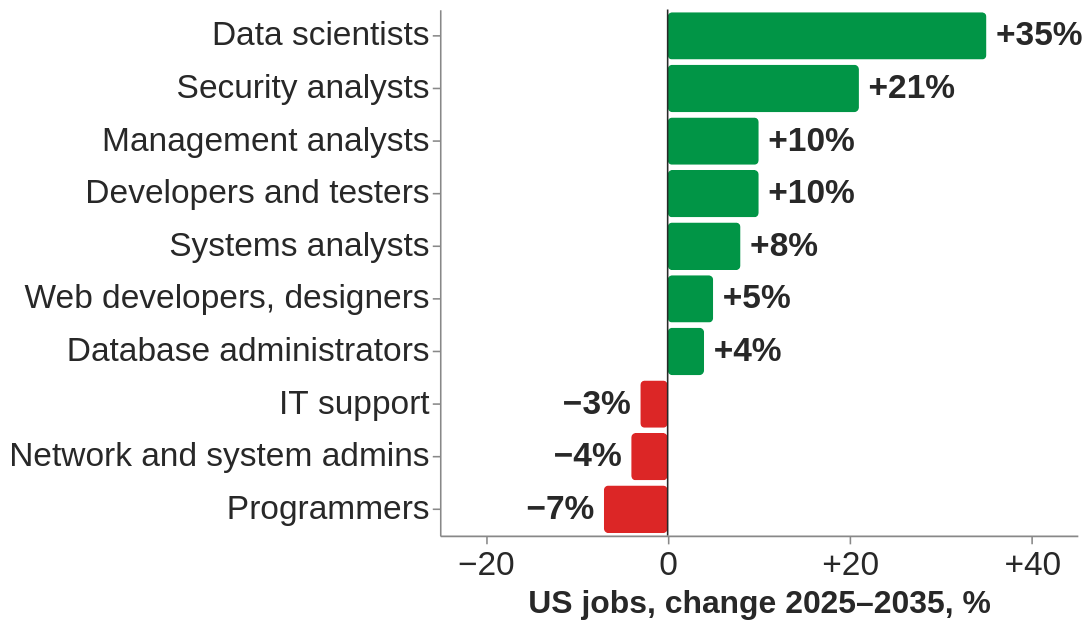

Describe this chart as a Vega-Lite specification.
### Vega-Lite specification from a JSON file in a GitHub repository (floating-point values rounded to 4 significant figures)
{"$schema": "https://vega.github.io/schema/vega-lite/v5.json", "width": 400, "height": 330, "data": {"values": [{"k": "Data scientists", "v": 35, "c": "#019546", "t": "+35%"}, {"k": "Security analysts", "v": 21, "c": "#019546", "t": "+21%"}, {"k": "Management analysts", "v": 10, "c": "#019546", "t": "+10%"}, {"k": "Developers and testers", "v": 10, "c": "#019546", "t": "+10%"}, {"k": "Systems analysts", "v": 8, "c": "#019546", "t": "+8%"}, {"k": "Web developers, designers", "v": 5, "c": "#019546", "t": "+5%"}, {"k": "Database administrators", "v": 4, "c": "#019546", "t": "+4%"}, {"k": "IT support", "v": -3, "c": "#dc2626", "t": "−3%"}, {"k": "Network and system admins", "v": -4, "c": "#dc2626", "t": "−4%"}, {"k": "Programmers", "v": -7, "c": "#dc2626", "t": "−7%"}]}, "layer": [{"mark": {"type": "bar", "cornerRadius": 3}, "encoding": {"y": {"field": "k", "type": "ordinal", "sort": null, "axis": {"title": null, "labelLimit": 340}}, "x": {"field": "v", "type": "quantitative", "scale": {"domain": [-25, 45]}, "axis": {"title": "US jobs, change 2025–2035, %", "grid": false, "labelExpr": "datum.value>0?'+'+datum.value:datum.value==0?'0':'−'+(-datum.value)", "values": [-20, 0, 20, 40]}}, "color": {"field": "c", "type": "nominal", "scale": null}}}, {"transform": [{"filter": "datum.v>0"}], "mark": {"type": "text", "align": "left", "dx": 6, "fontSize": 21, "fontWeight": "bold", "color": "#282828"}, "encoding": {"y": {"field": "k", "type": "ordinal", "sort": null}, "x": {"field": "v", "type": "quantitative"}, "text": {"field": "t"}}}, {"transform": [{"filter": "datum.v<0"}], "mark": {"type": "text", "align": "right", "dx": -6, "fontSize": 21, "fontWeight": "bold", "color": "#282828"}, "encoding": {"y": {"field": "k", "type": "ordinal", "sort": null}, "x": {"field": "v", "type": "quantitative"}, "text": {"field": "t"}}}, {"data": {"values": [{"x": 0}]}, "mark": {"type": "rule", "color": "#282828"}, "encoding": {"x": {"field": "x", "type": "quantitative"}}}], "config": {"font": "Tahoma, Verdana, sans-serif", "axis": {"labelFontSize": 21, "titleFontSize": 20, "labelColor": "#282828", "titleColor": "#282828"}, "view": {"stroke": null}}}
